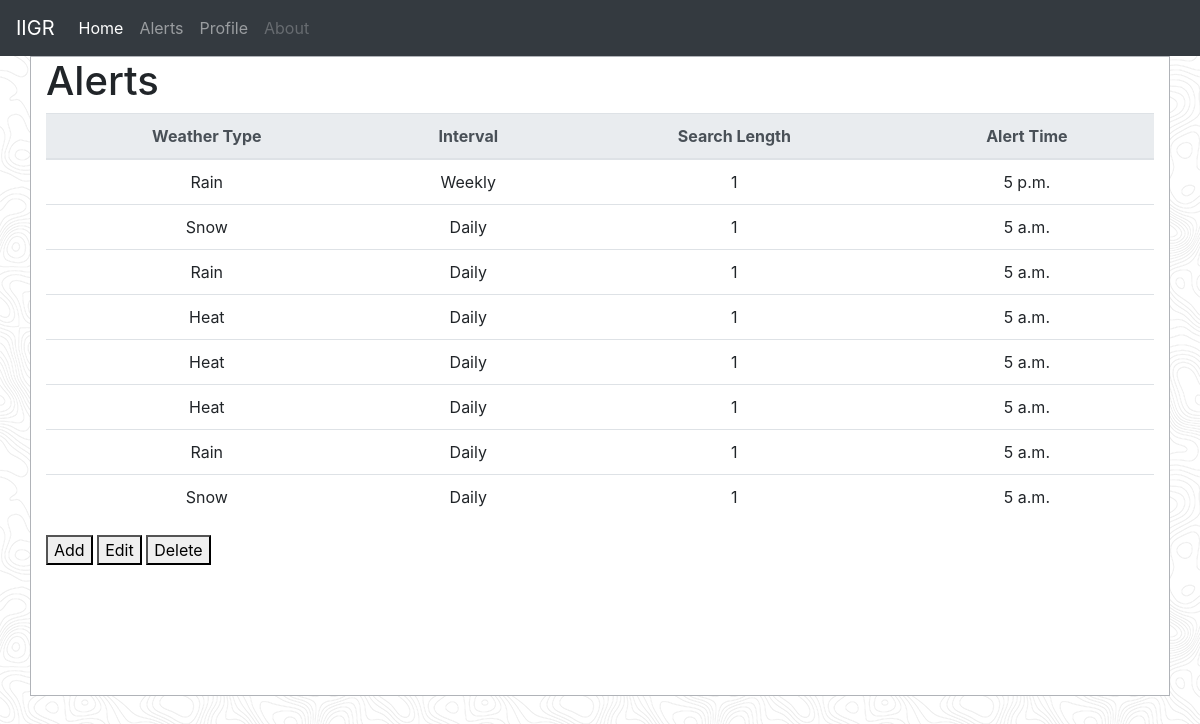
The app's page /users/alerts/ with its own data.
### users/models.py (models this page shows)
class Alert(models.Model):
    RAIN = 'Rain'
    SNOW = 'Snow'
    COLD = 'Cold'
    HEAT = 'Heat'
    WEATHER_CHOICES = [
        (RAIN, 'Rain'),
        (SNOW, 'Snow'),
        (COLD, 'Cold'),
        (HEAT, 'Heat'),
    ]
    DAILY = 'Daily'
    WEEKLY = 'Weekly'
    INTERVAL_CHOICES = [
        (DAILY, 'Daily'),
        (WEEKLY, 'Weekly'),
    ]
    weather_type = models.CharField(max_length=6, choices=WEATHER_CHOICES, default=RAIN)
    interval = models.CharField(max_length=4, choices=INTERVAL_CHOICES, default=DAILY)
    search_length = models.IntegerField(default=1)
    user = models.ForeignKey(settings.AUTH_USER_MODEL, on_delete=models.CASCADE)
    active = models.BooleanField(default=False)
    alert_time = models.TimeField(default='05:00 PM')

### users/views.py (the view)
# urls.py: path('alerts/', AlertListView.as_view(model=Alert), name='alerts'),
class AlertListView(ListView):
    model = Alert
    paginate_by = 100  # if pagination is desired
    def get_context_data(self, **kwargs):
        context = super().get_context_data(**kwargs)
        context['now'] = timezone.now()
        return context

### templates/users/alert_list.html
{% extends 'base.html' %}
{% block body %}
<div class="container">
    <h1>Alerts</h1>
    <div class="table-responsive table-hover">
        <table class="table" id="alert_table" style="text-align: center">
            <thead class="thead-light">
                <tr>
                    <th>Weather Type</th>
                    <th>Interval</th>
                    <th>Search Length</th>
                    <th>Alert Time</th>
                </tr>
            </thead>
            <tbody>
                {% for alert in object_list %}
                    <tr>
                        <td>{{alert.weather_type}}</td>
                        <td>{{alert.interval}}</td>
                        <td>{{alert.search_length}}</td>
                        <td>{{alert.alert_time}}</td>
                    </tr>
                {% empty %}
                    <li>No alerts yet.</li>
                {% endfor %}
            </tbody>
        </table>
    </div>
    <button>Add</button>
    <button>Edit</button>
    <button>Delete</button>
</div>
{% endblock body %}

### templates/base.html (shortened to what this page needs)
{% load static %}
<html>
    <head>
        <link rel="stylesheet" href="https://stackpath.bootstrapcdn.com/bootstrap/4.1.3/css/bootstrap.min.css">
        <link rel="stylesheet" href="{% static 'css/base.css' %}">
    </head>
    <nav class="navbar navbar-expand-lg navbar-dark bg-dark">
        <a class="navbar-brand" href="/">IIGR</a>
        <div class="collapse navbar-collapse" id="navbarNavAltMarkup">
            <div class="navbar-nav">
            <a class="nav-item nav-link active" href="/">Home <span class="sr-only">(current)</span></a>
            <a class="nav-item nav-link" href="/users/alerts">Alerts</a>
            <a class="nav-item nav-link" href="/users/profile">Profile</a>
            <a class="nav-item nav-link disabled" href="#">About</a>
            </div>
        </div>
    </nav>
    {% block body %}
    {% endblock body %}
</html>

### static/css/base.css (style rules this page uses)
.container { background-color:white; height:80%; border:1px solid #b0b3b8; }

### records on screen
Alert: weather_type "Rain", interval "Weekly", search_length "1", alert_time "5 p.m."
Alert: weather_type "Snow", interval "Daily", search_length "1", alert_time "5 a.m."
Alert: weather_type "Rain", interval "Daily", search_length "1", alert_time "5 a.m."
Alert: weather_type "Heat", interval "Daily", search_length "1", alert_time "5 a.m."
Alert: weather_type "Heat", interval "Daily", search_length "1", alert_time "5 a.m."
Alert: weather_type "Heat", interval "Daily", search_length "1", alert_time "5 a.m."
Alert: weather_type "Rain", interval "Daily", search_length "1", alert_time "5 a.m."
Alert: weather_type "Snow", interval "Daily", search_length "1", alert_time "5 a.m."
